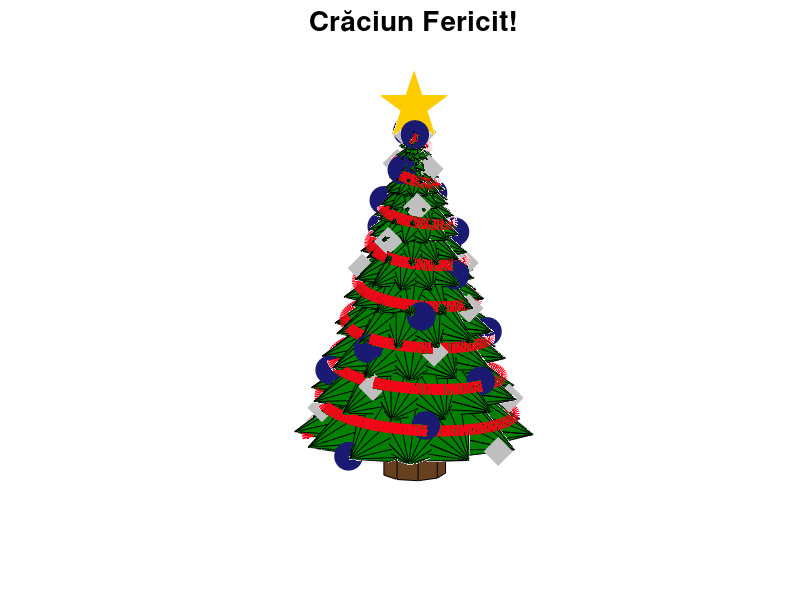

This chart was generated by the following MATLAB code:
f = figure(1);
hold on
axis equal
axis off
view(12.5, 15);

title("Crăciun Fericit!", "FontSize", 20);

n = 12;
height=10;
width = .195;

of = pi/(n*3)*2;
zv = [0.1 1.3 2.4 3.3 4.2 4.9 5.6, 6.2 6.7 7.1 7.5 7.9, 8.2 8.5 8.8 9.1 9.3 ];
qv = [repmat(12, 1, 7), repmat(8, 1,5), repmat(4,1,5)];

phi = -pi/15;
rad = .5;
for i = 1:length(zv)
  h = (height-zv(i))*width;
  z = zv(i);
  offset = mod(i, 2)*pi/(n*3)*2;
  q = qv(i);
  theta = linspace(offset, 2*pi+offset, n+1);
  [t, s] = meshgrid(linspace(0, pi*2, q), linspace(0, h, 2));
  for i = 1:n
    th = theta(i);

    x1 = s.*cos(t).*rad;
    y1 = 2.*h-s;
    z1 = s .* sin(t).*rad;

    x2 = x1;
    y2 = cos(phi) .* y1 - sin(phi) .*z1;
    z2 = sin(phi).* y1 + cos(phi).*z1+z;

    surf(cos(th) .* x2 - sin(th) .*y2, sin(th).* x2 + cos(th).*y2,z2, "EdgeColor", "k",'FaceColor', [0,.5,0]);

  end
end

[t, s] = meshgrid(linspace(0, pi*2, 8), [0, 3]);
rad = tan(10/180*pi);
x = s.*cos(t).*rad;
y = s .* sin(t).*rad;
z = (height-s);
surf(x, y,z, "EdgeColor", "k", 'FaceColor', [0,0.5,0]);

[t, s] = meshgrid(linspace(0, pi*2, 10), [-2,0]);
surf(sin(t), cos(t), s, 'FaceColor', [.4, .25, .12])

plot3(0, 0, height, 'p','MarkerSize', 50, 'MarkerFaceColor', 'auto', 'Color', [1 .8 0]);

a = pi/height;
b = 5;
x = @(off, t) cos(b.*t+off).*t.*a;
y = @(off, t) sin(b.*t+off).*t.*a;
z = @(off, t) height-t;
t = linspace(0, height, 1000)+.75;

o =0;
plot3(x(o, t),y(o,t), z(o, t),'.-', 'Color',[1,0,.1] , 'LineWidth', 8);
t = linspace(0.1, height, 10)+.75;
d = @(o, m, c) plot3(x(o, t),y(o,t), z(o, t),m, 'MarkerFaceColor', 'auto', 'MarkerSize', 20, 'Color', c);
d(pi/4, 'o', [.1 .1 .45]);
t = t(2:length(t));
d(pi*1.5, 'o', [.1 .1 .45]);
d(pi*.75, 'd', [.75 .75 .75]);
d(pi*1.8, 'd', [.75 .75 .75]);

hold off
